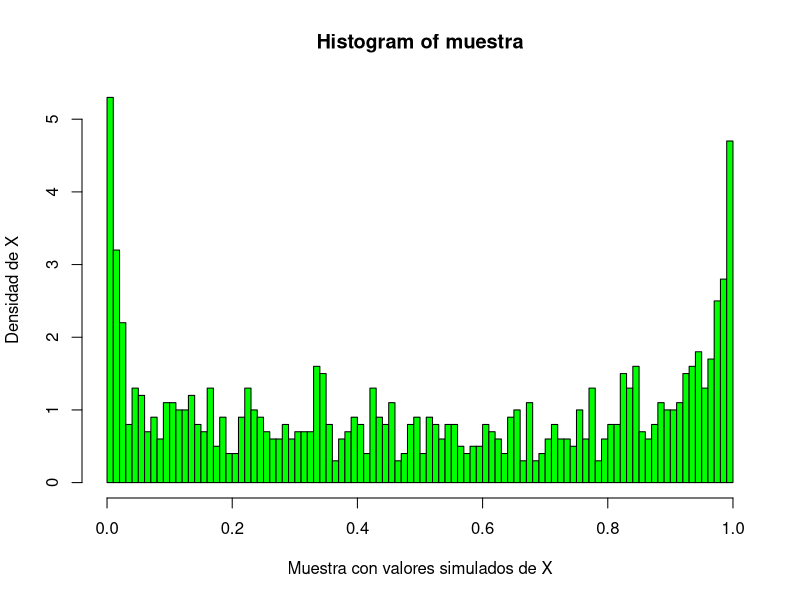
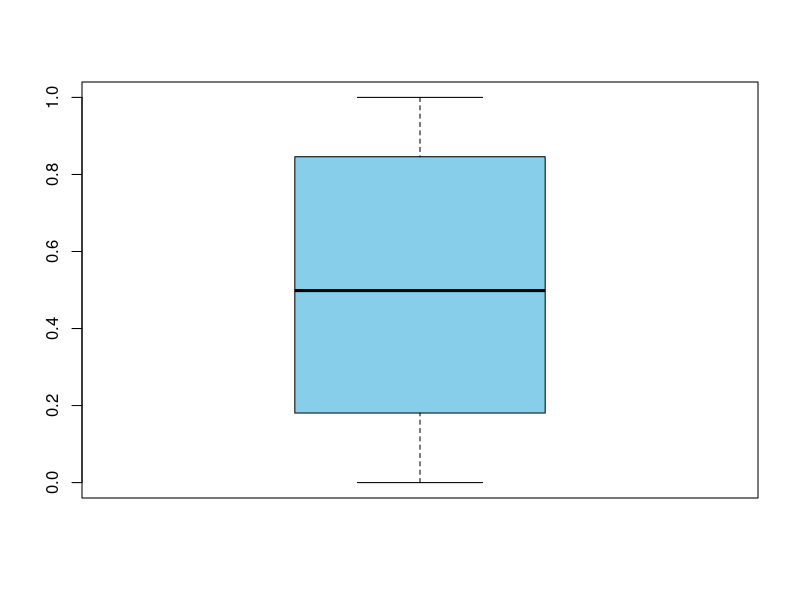
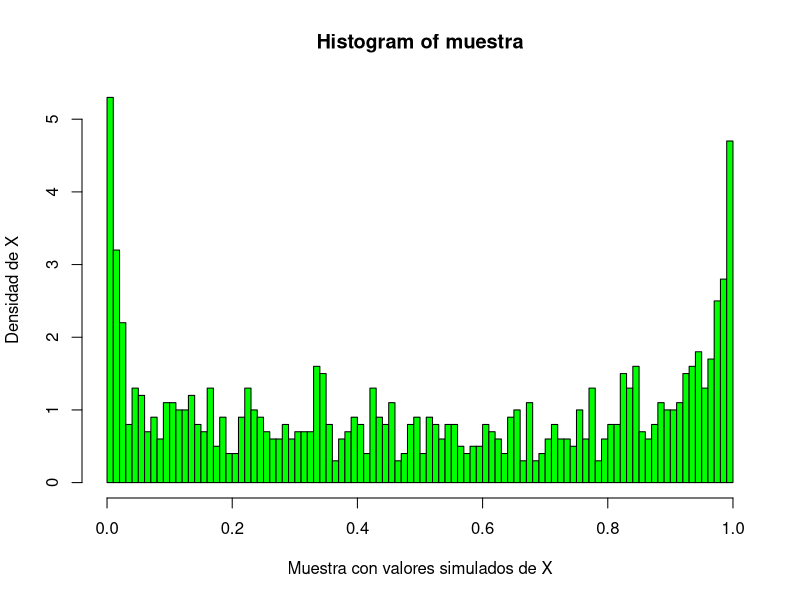
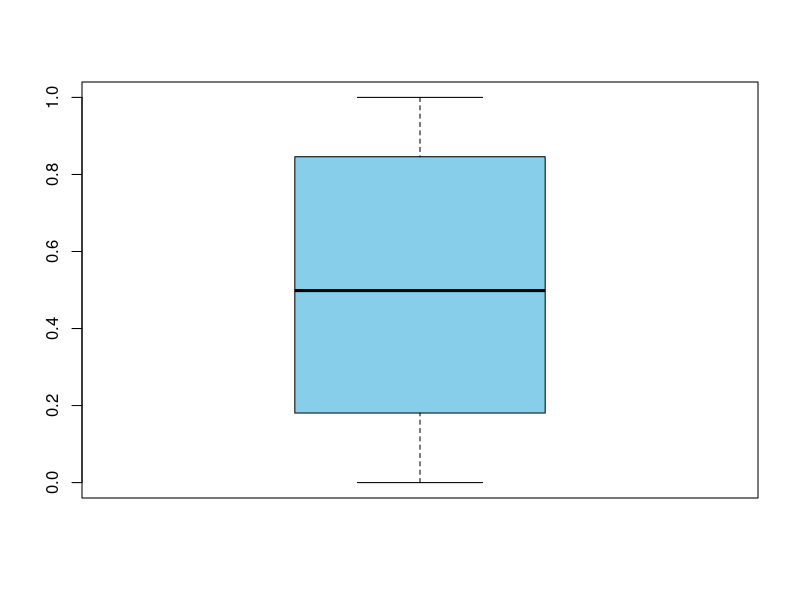

These charts were generated, in order, by the following R code:
# Kevin Haquehua Apaza
set.seed(123)
n <- 1000
# Probabilidades de mezcla
p1 <- 0.4
p2 <- 0.1
p3 <- 0.4

# paso 1: Generar la variable auxiliar para identificar a qué distribución pertenece
I <- sample(c(1,2,3), size = n, replace = TRUE, prob = c(p1,p2,p3))
I

# paso 2: Crear un vector vacío llamado muestra
muestra <- numeric(n)
muestra

# paso 3: Simular los valores para la nueva distribución
for (i in 1:n) {
  if (I[i] == 1){
    muestra[i] <- rbeta(1, shape1 = 1, shape2 = 0.5)
  } else { 
    if (I[i] == 2) { ## I[i] == 2
      muestra[i] <- runif(1, min = 0, max = 1)
    } else { ## I[i] == 3
      muestra[i] <- rbeta(1, shape1 = 0.5, shape2 = 1)
    }
  }
}

muestra

## Histograma de los valores simulados
hist(muestra, breaks = 100, probability = TRUE,
     xlab = "Muestra con valores simulados de X",
     ylab = "Densidad de X",
     col = "green")
boxplot(muestra, col = "skyblue")


## Histograma de los valores simulados
hist(muestra, breaks = 100, probability = TRUE,
     xlab = "Muestra con valores simulados de X",
     ylab = "Densidad de X",
     col = "green")
summary(muestra)
boxplot(muestra, col = "skyblue")
